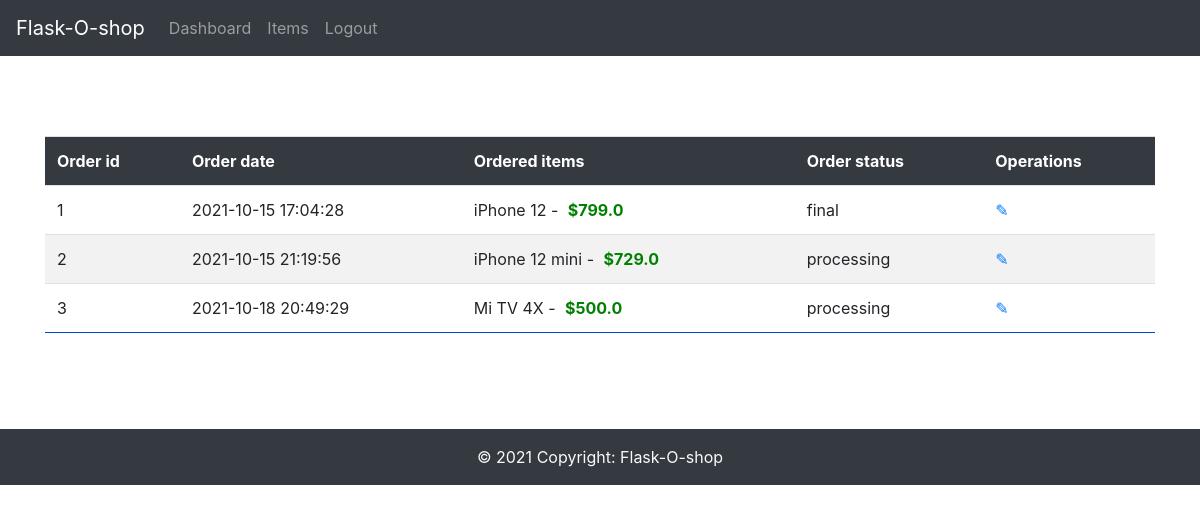
Page /admin/ (signed in) on the earlier database version.
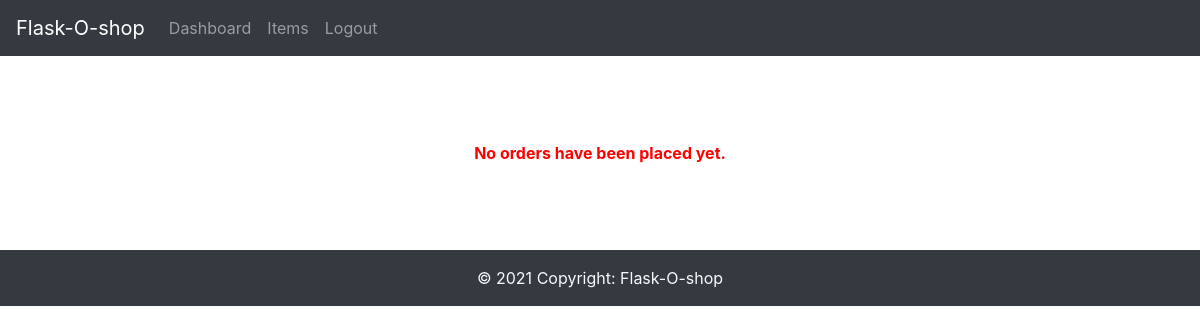
Same page on the later database version.
### app/db_models.py (models this page shows)
class Order(db.Model):
	__tablename__ = "orders"
	id = db.Column(db.Integer, primary_key=True)
	uid = db.Column(db.Integer, db.ForeignKey('users.id'), nullable=False)
	date = db.Column(db.DateTime, nullable=False)
	status = db.Column(db.String(50), nullable=False)
	items = db.relationship("Ordered_item", backref="order")

class Ordered_item(db.Model):
	__tablename__ = "ordered_items"
	id = db.Column(db.Integer, primary_key=True)
	oid = db.Column(db.Integer, db.ForeignKey('orders.id'), nullable=False)
	itemid = db.Column(db.Integer, db.ForeignKey('items.id'), nullable=False)

class Item(db.Model):
	__tablename__ = "items"
	id = db.Column(db.Integer, primary_key=True)
	name = db.Column(db.String(100), nullable=False)
	price = db.Column(db.Float, nullable=False)
	category = db.Column(db.Text, nullable=False)
	image = db.Column(db.String(250), nullable=False)
	details = db.Column(db.String(250), nullable=False)
	price_id = db.Column(db.String(250), nullable=False)
	orders = db.relationship("Ordered_item", backref="item")

### app/funcs.py (the view)
	def wrapper(*args, **kwargs):
		if current_user.is_authenticated and current_user.admin == 1:
			return func(*args, **kwargs)
		else:
			return "You are not Authorized to access this URL."

### app/__init__.py (called while the page is built)
@app.context_processor
def inject_now():
	return {'now': datetime.utcnow()}

@login_manager.user_loader
def load_user(user_id):
	return User.query.get(user_id)

### app/admin/routes.py (called while the page is built)
@admin.route('/')
@admin_only
def dashboard():
    orders = Order.query.all()
    return render_template("admin/home.html", orders=orders)

### app/funcs.py (called while the page is built)
def admin_only(func):
	def wrapper(*args, **kwargs):
		if current_user.is_authenticated and current_user.admin == 1:
			return func(*args, **kwargs)
		else:
			return "You are not Authorized to access this URL."
	wrapper.__name__ = func.__name__
	return wrapper

### app/admin/templates/admin/home.html (shortened to what this page needs)
{% extends "admin/base.html" %}
{% block content %}
    {% if not orders %}
		<div class="flash-error">No orders have been placed yet.</div>
	{% else %}
    <table class="table table-striped">
        <tr>
            <th>Order id</th>
            <th>Order date</th>
			<th>Ordered items</th>
			<th>Order status</th>
			<th>Operations</th>
        </tr>
    {% for order in orders %}
        <tr>
            <td>{{ order.id }}</td>
            <td>{{ order.date.strftime('%Y-%m-%d %H:%M:%S') }}</td>
			<td>
				{% for i in order.items %}
					{{ i.item.name }} - <span class="details success">${{ i.item.price }}</span><br>
				{% endfor %}
			</td>
			<td>{{ order.status }}</td>
			<td>
				<a href="{{ url_for('admin.edit', type='order', id=order.id) }}">&#9998;</a>
			</td>
        </tr>
    {% endfor %}
    </table>
	{% endif %}
{% endblock %}

### app/admin/templates/admin/base.html (shortened to what this page needs)
{% import "bootstrap/wtf.html" as wtf %}
<!DOCTYPE html>
<html lang="en">
  <head>
    <link rel="stylesheet" href="https://maxcdn.bootstrapcdn.com/bootstrap/4.0.0/css/bootstrap.min.css">
    <link rel="stylesheet" type="text/css" href="{{ url_for('admin.static', filename='styles.css') }}">
  </head>
  <body>
    <nav class="navbar navbar-expand-lg navbar-dark bg-dark">
      <a class="navbar-brand" href="{{ url_for('home') }}">Flask-O-shop</a>
      <div class="collapse navbar-collapse" id="navbarNav">
        <ul class="navbar-nav">
          <li class="nav-item">
            <a class="nav-link" href="{{ url_for('admin.dashboard') }}">Dashboard</a>
          </li>
          {% if not current_user.is_authenticated %}
            <li class="nav-item">
              <a class="nav-link" href="{{ url_for('login') }}">Login</a>
            </li>
            <li class="nav-item">
              <a class="nav-link" href="{{ url_for('register') }}">Register</a>
            </li>
          {% else %}
            <li class="nav-item">
              <a class="nav-link" href="{{ url_for('admin.items') }}">Items</a>
            </li>
            <li class="nav-item">
              <a class="nav-link" href="{{ url_for('logout') }}">Logout</a>
            </li>
          {% endif %}
        </ul>
      </div>
    </nav>
    <div class="container">
      <div class="main">
        {% block content %}
        {% endblock %}
      </div>
    </div>
    <footer class="bg-dark text-center text-lg-start text-light">
      <div class="text-center p-3">
        © {{ now.year }} Copyright:
        Flask-O-shop
      </div>
    </footer>
  </body>
</html>

### app/admin/static/styles.css (style rules this page uses)
.main { padding: 10vh 0; }
.flash-error, .help-block, .success { text-align: center; padding: 5px; font-weight:bold; }
.flash-error, .help-block { color: red; }

Differences in the rows shown:
removed Order: id "1", date "2021-10-15 17:04:28", status "final"
removed Ordered_item: item.name "iPhone 12", item.price "799.0", shown under "1"
removed Order: id "2", date "2021-10-15 21:19:56", status "processing"
removed Ordered_item: item.name "iPhone 12 mini", item.price "729.0", shown under "2"
removed Order: id "3", date "2021-10-18 20:49:29", status "processing"
removed Ordered_item: item.name "Mi TV 4X", item.price "500.0", shown under "3"
Other differences:
text no longer shown: "Order id Order date Ordered items Order status Operations"
text now shown: "No orders have been placed yet."
